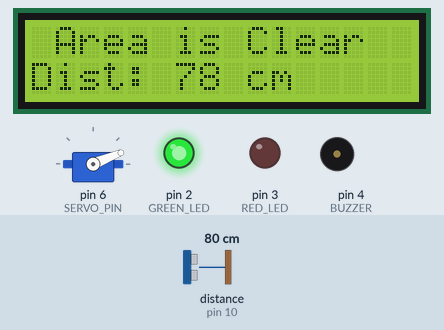
This sketch was run on a simulated Arduino Uno, built with avr-gcc and run on an emulated ATmega328P. Parts: servo, 16×2 character LCD, output pins drawn as LEDs (lit = HIGH), buzzer (waves = sounding). Wiring (inferred from the names in the program): ultrasonic range finder: trigger pin 9; echo pin 10. The test bench sets the inputs (shaded band); at power-on: distance to the obstacle (sensor on pin 10) 80 cm. The echo pulse lasts 58.3 µs per cm; pins used as bus, display or sensor lines are not drawn; what the sketch prints to the serial monitor is not drawn.

Above: at 3.22 s.
3.3 s: distance to the obstacle (sensor on pin 10) set to 23 cm
At 4.06 s:
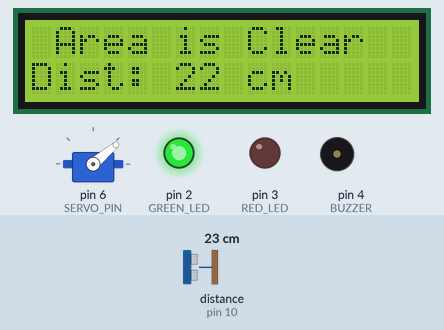
4.9 s: distance to the obstacle (sensor on pin 10) set to 18 cm
At 5.6 s:
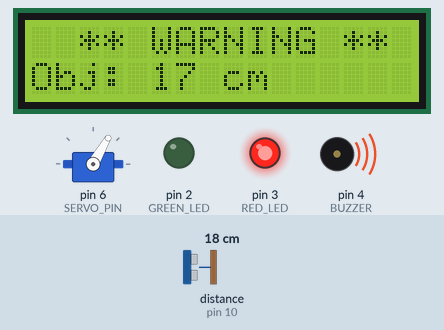
6.4 s: distance to the obstacle (sensor on pin 10) set to 35 cm
At 8.16 s:
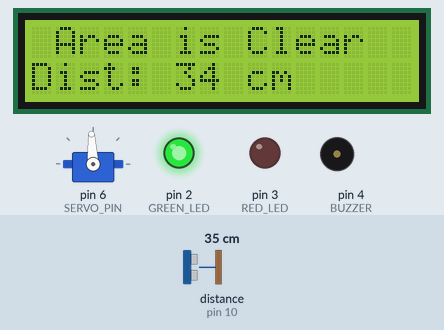
8.2 s: distance to the obstacle (sensor on pin 10) set to 2 cm
At 9.4 s:
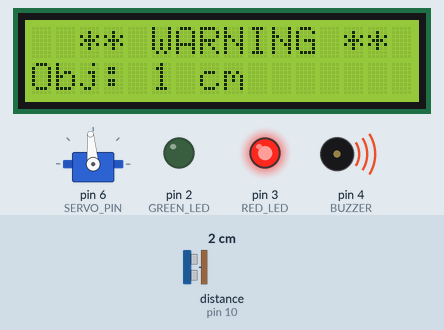
9.7 s: distance to the obstacle (sensor on pin 10) set to 299 cm
At 10.21 s:
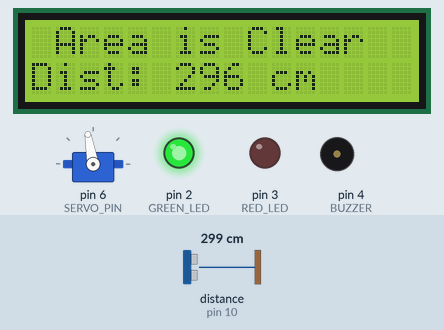
11.8 s: distance to the obstacle (sensor on pin 10) set to 60 cm
At 11.95 s:
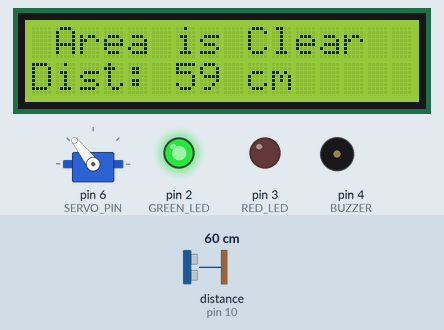
Timing chart, 0 to 15.1 s (numbered marks = the images above; inputs shaded):
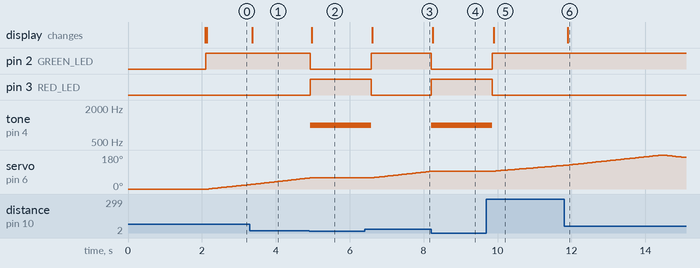

Measured:
- the behaviour switches between 21 and 20 cm on distance to the obstacle (sensor on pin 10) (found by bisection; images 1 and 2)
- after the input at 3.3 s, the display: changes after 0.06 s (image 1)
- after the input at 4.9 s, pin 2 (GREEN_LED): HIGH → LOW at once; pin 3 (RED_LED): LOW → HIGH at once; tone on pin 4 (BUZZER): silent → 1000 Hz at once; servo on pin 6 (SERVO_PIN): goes on until 5.0 s, then stays 60°; the display: changes after 0.07 s (image 2)
- after the input at 6.4 s, pin 2 (GREEN_LED): LOW → HIGH after 0.18 s; pin 3 (RED_LED): HIGH → LOW after 0.18 s; tone on pin 4 (BUZZER): 1000 Hz → silent after 0.18 s; servo on pin 6 (SERVO_PIN): moves from 60° to 93° over 1.5 s, starting after 0.26 s; the display: changes after 0.21 s (image 3)
- after the input at 8.2 s, pin 2 (GREEN_LED): HIGH → LOW at once; pin 3 (RED_LED): LOW → HIGH at once; tone on pin 4 (BUZZER): silent → 1000 Hz at once; servo on pin 6 (SERVO_PIN): goes on until 8.2 s, then stays 95°; the display: changes at once (image 4)
- after the input at 9.7 s, pin 2 (GREEN_LED): LOW → HIGH after 0.16 s; pin 3 (RED_LED): HIGH → LOW after 0.16 s; tone on pin 4 (BUZZER): 1000 Hz → silent after 0.16 s; servo on pin 6 (SERVO_PIN): moves from 95° to 125° over 1.8 s, starting after 0.26 s; the display: changes after 0.19 s (image 5)
- after the input at 11.8 s, the display: changes after 0.09 s (image 6)

The sketch:

distance_with_cm.ino
```cpp
#include <Wire.h>
#include <LiquidCrystal_I2C.h>
#include <Servo.h>

#define TRIG_PIN 9
#define ECHO_PIN 10
#define GREEN_LED 2
#define RED_LED 3
#define BUZZER 4
#define SERVO_PIN 6

LiquidCrystal_I2C lcd(0x27, 16, 2);
Servo myServo;

int pos = 0;
int direction = 1;

void setup() {
  Serial.begin(9600);
  pinMode(TRIG_PIN, OUTPUT);
  pinMode(ECHO_PIN, INPUT);
  pinMode(GREEN_LED, OUTPUT);
  pinMode(RED_LED, OUTPUT);
  pinMode(BUZZER, OUTPUT);

  myServo.attach(SERVO_PIN);
  myServo.write(0);

  lcd.init();
  lcd.backlight();
  lcd.setCursor(0, 0);
  lcd.print(" Sonar System ");
  lcd.setCursor(0, 1);
  lcd.print("  Starting...  ");
  delay(2000);
  lcd.clear();
}

long readDistance() {
  digitalWrite(TRIG_PIN, LOW);
  delayMicroseconds(2);
  digitalWrite(TRIG_PIN, HIGH);
  delayMicroseconds(10);
  digitalWrite(TRIG_PIN, LOW);
  long duration = pulseIn(ECHO_PIN, HIGH, 30000);
  if (duration == 0) return 999;
  return duration * 0.034 / 2;
}

void loop() {
  long distance = readDistance();
  Serial.print("Distance: ");
  Serial.println(distance);   // watch this in Serial Monitor!

  // ✅ FIXED CONDITION
  if (distance < 20 && distance > 0 && distance != 999) {
    // Object detected!
    digitalWrite(GREEN_LED, LOW);
    digitalWrite(RED_LED, HIGH);
    tone(BUZZER, 1000);

    lcd.setCursor(0, 0);
    lcd.print("  ** WARNING ** ");
    lcd.setCursor(0, 1);
    lcd.print("Obj: ");
    lcd.print(distance);
    lcd.print(" cm        ");

    myServo.write(pos);
    delay(200);

  } else {
    // Clear zone
    digitalWrite(GREEN_LED, HIGH);
    digitalWrite(RED_LED, LOW);
    noTone(BUZZER);

    lcd.setCursor(0, 0);
    lcd.print(" Area is Clear  ");
    lcd.setCursor(0, 1);
    if (distance == 999) {
      lcd.print("Dist: --  cm    ");  // shows -- when no echo
    } else {
      lcd.print("Dist: ");
      lcd.print(distance);
      lcd.print(" cm        ");
    }

    myServo.write(pos);
    delay(10);
    pos += direction;
    if (pos >= 180 || pos <= 0) direction = -direction;
  }
}
```
